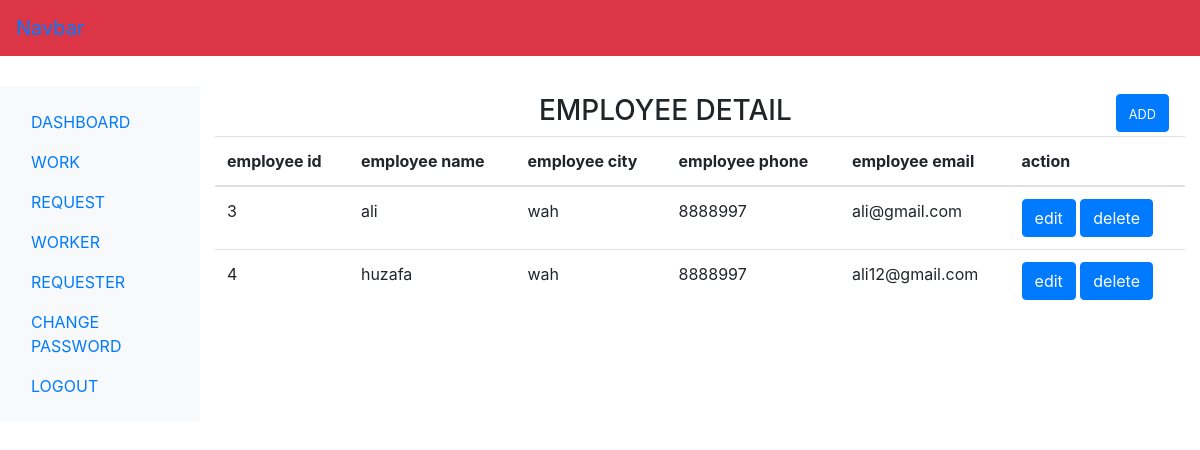
Page /admin/employee.php on the committed database.
### tables this page shows
CREATE TABLE `technition_tb` (
  `emp_id` int(11) NOT NULL,
  `emp_name` varchar(60) NOT NULL,
  `emp_city` varchar(60) NOT NULL,
  `emp_phone` bigint(20) NOT NULL,
  `emp_email` varchar(60) NOT NULL
);

### admin/employee.php (the view, shortened to what this page needs)
<?php include('include/header.php');
include('../requester/dbconnection.php');
?>
<div class="col-sm-9 col-md-10 mt-2">
  <h3 class="text-center text-uppercase">employee  detail
  <span class="text-lower float-right">
  <a class="btn btn-primary mr-3" href="addemployee.php" ><small>add</small></a>
</span></h3>
<?php
$sql="SELECT * FROM technition_tb";
$result=$con->query($sql);
if($result->num_rows > 0){
 echo '<table class="table">
        <thead>
          <tr>
            <th scope="col">employee id</th>
            <th scope="col">employee name</th>
            <th scope="col">employee city</th>
            <th scope="col">employee phone</th>
            <th scope="col">employee email</th>
            <th scope="col">action</th>
          </tr>
        </thead>
        <tbody>';
            while($row=$result->fetch_assoc()){
       echo '  <tr>';
        echo '<td>'.$row["emp_id"].'</td>';
        echo '<td>'.$row["emp_name"].'</td>';
        echo '<td>'.$row["emp_city"].'</td>';
        echo '<td>'.$row["emp_phone"].'</td>';
        echo '<td>'.$row["emp_email"].'</td>';
        echo '<td>';
        echo '<form action="editemployee.php" class="d-inline">';
        echo' <input type="submit" class="btn btn-primary" name="edit"  value="edit">';
           echo' </form>';
           echo '<form action="" class="d-inline" method="POST">';
       echo' <input type="submit" class="btn btn-primary" name="delete" value="delete">';
   echo' </form>';
        echo'</td>';
        echo '</tr>';
        }
       echo '</tbody>
      </table>';
}
?>
</div>
</div>
<?php include('include/footer.php');?>

### rows in the picture
technition_tb: emp_id "3", emp_name "ali", emp_city "wah", emp_phone "8888997", emp_email "ali@gmail.com"
technition_tb: emp_id "4", emp_name "huzafa", emp_city "wah", emp_phone "8888997", emp_email "ali12@gmail.com"
